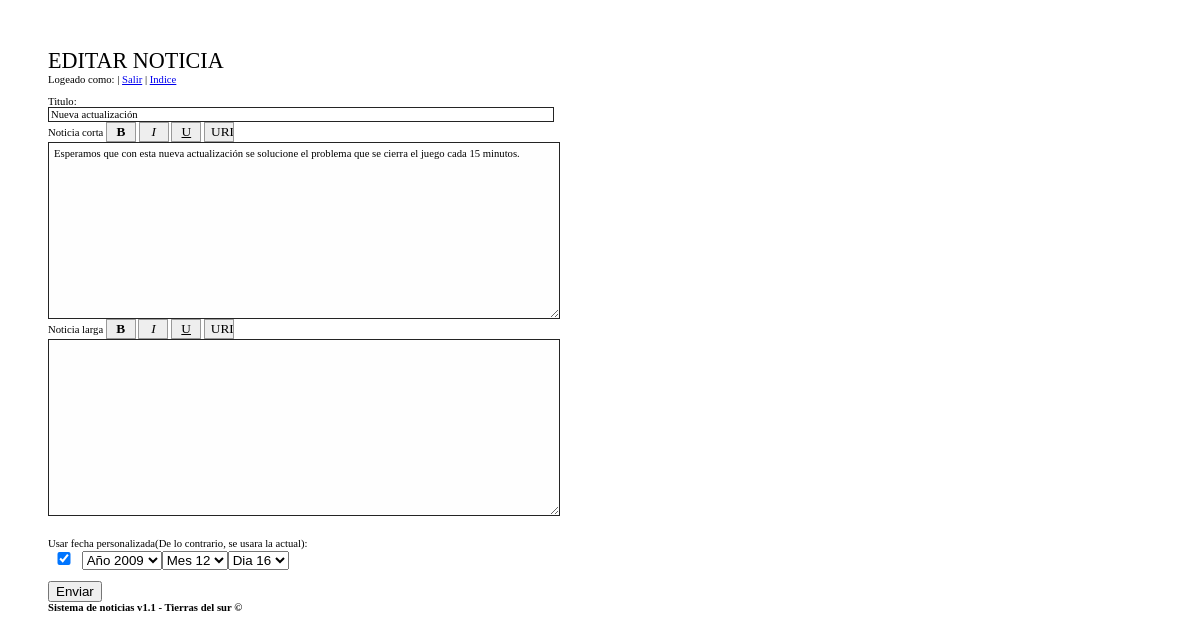
Page /noti/edit.php?idx=45 (signed in) on the committed database.
### tables this page shows
CREATE TABLE `noticias` (
  `id` int(6) NOT NULL,
  `name` varchar(200) NOT NULL,
  `msg` text NOT NULL,
  `date` int(11) NOT NULL DEFAULT 0,
  `titulo` varchar(50) NOT NULL,
  `completa` text NOT NULL
);

### noti/seguro.php (called while the page is built, shortened)
<?php
require_once("theme.php");
function exec_sql($sql) {
	$result = mysql_query($sql);
	return $result;
}
?>

### noti/theme.php (the view, shortened to what this page needs)
<?php
function theme_header($title="Noticias")
{
	echo '
<!DOCTYPE html PUBLIC "-//W3C//DTD XHTML 1.0 Transitional//EN" "http://www.w3.org/TR/xhtml1/DTD/xhtml1-transitional.dtd">
<html xmlns="http://www.w3.org/1999/xhtml" xml:lang="es" lang="es">
<head>
	<title>'.$title.'</title>
</head>
<body>
<big><big><big><big>'.$title.'</big></big></big></big><br/>
';
}
function formulario($titox,$idx,$mensajex,$comx,$fecha)
{
	echo '
Logeado como: <b>'.$_SESSION['nick'].'</b></big> | <a href="ver.php?salir='.$_SESSION['nick'].'" title="Salir">Salir</a> | <a href="ver.php" title="Ver todas las noticias">Indice</a><br/><br/>
Titulo:<br/>
<input style="background:eee;" value="'.$titox.'" type="text" name="tit" />
<input value="'.$idx.'" type="hidden" name="idx"/><br/>
Noticia corta
<input type="button" value="B" onclick="bbs(\'b\')" class="bb" style="width:30px; font-weight:bold;" />
<input type="button" value="I" onclick="bbs(\'i\')" class="bb" style="width:30px; font-style:italic;" />
<input type="button" value="U" onclick="bbs(\'u\')" class="bb" style="width:30px; text-decoration:underline;" />
<input type="button" value="URL" onclick="urls()" class="bb" />
<br/>
<textarea style="background:#fefefe;padding:5px;" cols="40" rows="15" name="msg">'. $mensajex.'</textarea><br/>
Noticia larga
<input type="button" value="B" onclick="bbc(\'b\')" style="width:30px; font-weight:bold;" class="bb" />
<input type="button" value="I" onclick="bbc(\'i\')" style="width:30px; font-style:italic;" class="bb" />
<input type="button" value="U" onclick="bbc(\'u\')" style="width:30px; text-decoration:underline;" class="bb" />
<input type="button" value="URL" onclick="urlc()" class="bb" />
<br/>
<textarea style="background:#fefefe;padding:5px;" cols="70" rows="15" name="completa">'.$comx.'</textarea><br/>
<br/><br/>
Usar fecha personalizada(De lo contrario, se usara la actual):<br/>';
if ($actual==true){
	$fecha=time();
	echo '<input type="checkbox" name="fecha" style="width:24px;"/>';
} else {
	echo '<input type="checkbox" name="fecha" style="width:24px;" checked=""/>';
}
echo '
<select name="ano">
';
for ($i=2004; $i <= date("Y");$i++)
{
if ($i == date("Y",$fecha)) $ad = '" selected="selected';
echo '<option value="'.$i.$ad.'">A&ntilde;o '.$i.'</option>
';
$ad="";
}
echo '</select><select name="mes">';
for ($i=1; $i<= 12;$i++)
{
if ($i == date("m",$fecha)) $ad = '" selected="selected';
echo '<option value="'.$i.$ad.'">Mes '.$i.'</option>
';
$ad="";
}
echo '</select><select name="dia">';
for ($i=1; $i<= 31;$i++)
{
if ($i == date("d",$fecha)) $ad = '" selected="selected';
echo '<option value="'.$i.$ad.'">Dia '.$i.'</option>
';
$ad="";
}
echo '</select>';
echo '
<br/><br/>
<input class="btn" type="submit" name="btn_sub" value="Enviar" />
';
}
function footer()
{
	echo '<strong>Sistema de noticias v1.1 - Tierras del sur &copy; </strong>
</body>
</html>';
}
?>

### noti/theme.php (style rules this page uses)
body { background-color: #ffffff;font-family:verdana;color: black;font-size:8pt;padding:40px; }
input[type=text],input[type=password], textarea { border:1px solid #242424;font-family:Tahoma;font-size:8pt;width:500px; }
.bb { border:1px solid #999;background:#eee;width:30px!important;font-family: verdana;font-size: 10pt; }

### rows in the picture
noticias: tit "Nueva actualización", msg "Esperamos que con esta nueva actualización se solucione el problema que se cierra el juego cada 15 minutos."

### other values in the picture
$title "EDITAR NOTICIA"
